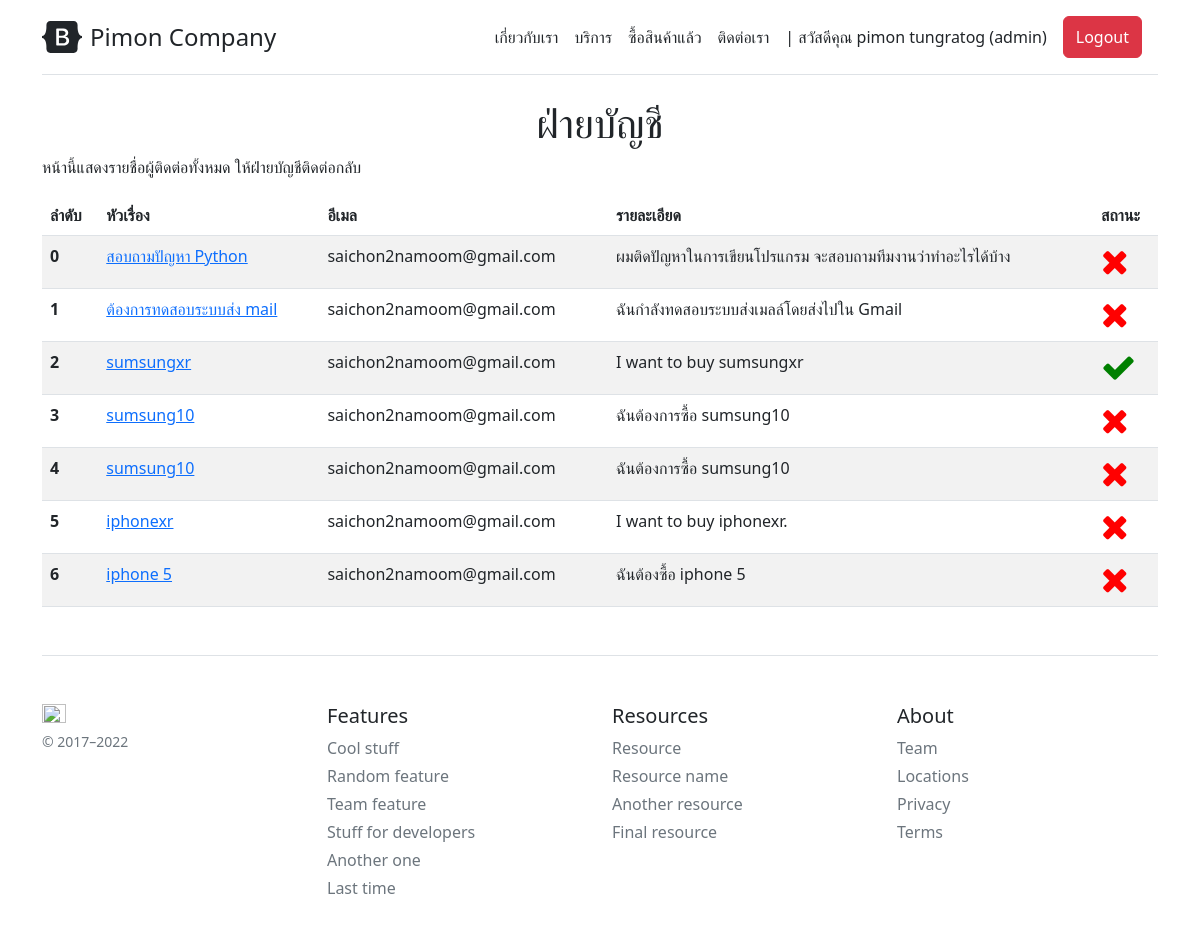
The page /accountant (signed in) on the database as committed earlier.
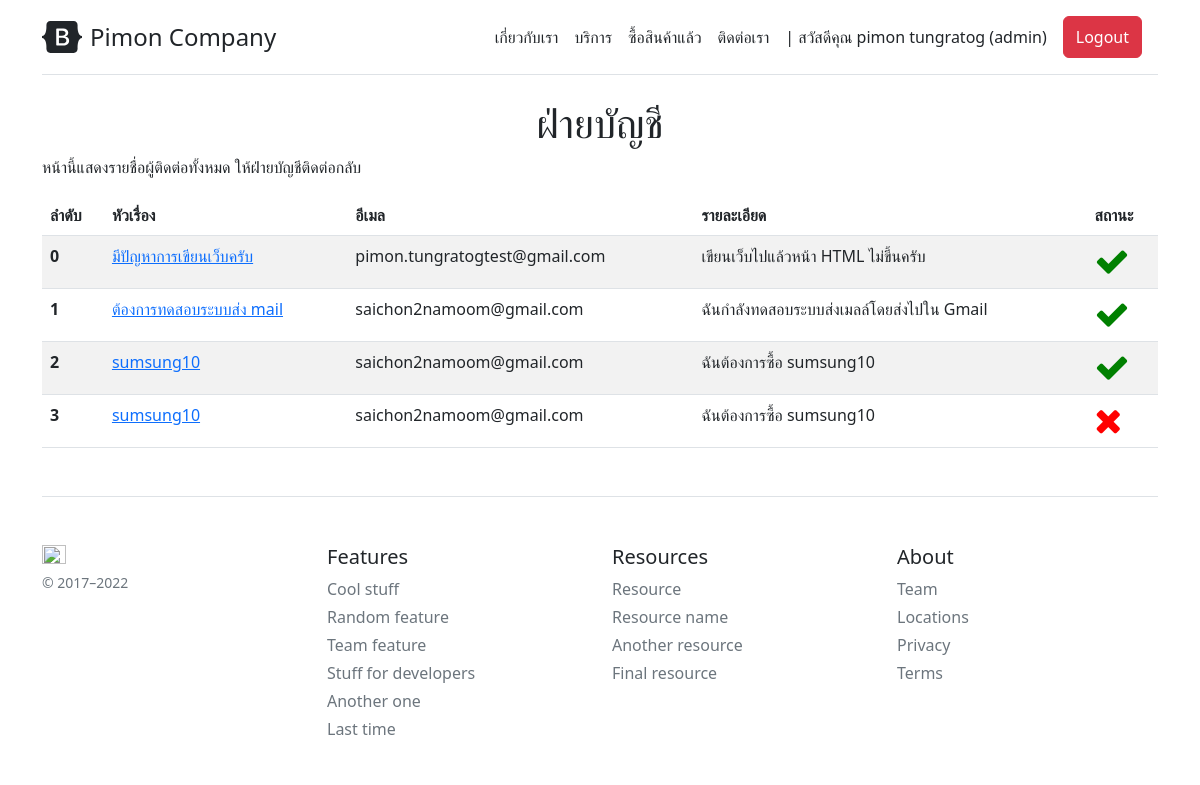
The same page on the database as committed later.
### company/models.py (models this page shows, shortened)
class Profile(models.Model):
    user = models.OneToOneField(User, on_delete=models.CASCADE)
    usertype = models.CharField(max_length=100, default='member')
    point = models.IntegerField(default=0)
    tel = models.CharField(max_length=20, null=True, blank=True)
    verified = models.BooleanField(default=False)
    verified_token = models.CharField(max_length=100, default='no token')

class ContactList(models.Model):
    title = models.CharField(max_length=400)
    email = models.CharField(max_length=200)
    detail = models.TextField(null=True, blank=True)
    complete = models.BooleanField(default=False)

### company/views.py (the view)
# urls.py: path('accountant', Accountant, name='accountant-page'),
@login_required
def Accountant(req):
	allow_user = ['accountant','admin']
	if req.user.profile.usertype not in allow_user:
		return redirect('home-page')
	allcontact = ContactList.objects.all().order_by('-id')
	context = {'allcontact':allcontact}
	return render(req, 'company/accountant.html', context)

### company/template/company/accountant.html (shortened to what this page needs)
{% extends 'company/base.html' %}
{% block content %}
<center>
    <h1>ฝ่ายบัญชี</h1>
</center>
    <p>
        หน้านี้แสดงรายชื่อผู้ติดต่อทั้งหมด ให้ฝ่ายบัญชีติดต่อกลับ
    </p>
<table class="table table-striped">
    <thead>
      <tr>
        <th scope="col">ลำดับ</th>
        <th scope="col">หัวเรื่อง</th>
        <th scope="col">อีเมล</th>
        <th scope="col">รายละเอียด</th>
        <th scope="col">สถานะ</th>
      </tr>
    </thead>
    <tbody>
    {% for contact in allcontact %}
      <tr>
        <th scope="row">{{forloop.counter0}}</th>
        <td><a href="{% url 'action-page' contact.id %}">{{contact.title}}</a></td>
        <td>{{contact.email}}</td>
        <td>{{contact.detail}}</td>
        {% if contact.complete == True %}
        <td><i class="fa fa-check" style="font-size:35px;color:green"></i></td>
        {% else %}
        <td><i class="fa fa-close" style="font-size:35px;color:red"></i></td>
        {% endif %}
      </tr>
    {% endfor %}
    </tbody>
  </table>
{% endblock content %}

### company/template/company/base.html (shortened to what this page needs)
{% load static %}
<!doctype html>
<html lang="en">
  <head>
<link href="{% static 'CSS/bootstrap.min.css' %}" rel="stylesheet">
    <link href="https://getbootstrap.com/docs/5.2/examples/pricing/pricing.css" rel="stylesheet">
    <link rel="stylesheet" href="https://cdnjs.cloudflare.com/ajax/libs/font-awesome/4.7.0/css/font-awesome.min.css">
  </head>
  <body>
<div class="container py-3">
  <header>
    <div class="d-flex flex-column flex-md-row align-items-center pb-3 mb-4 border-bottom">
      <a href="/" class="d-flex align-items-center text-dark text-decoration-none">
        <span class="fs-4">Pimon Company</span>
      </a>
        {% if user.profile.usertype == 'accountant' %}
          <nav class="d-inline-flex mt-2 mt-md-0 ms-md-auto">
            <a class="me-3 py-2 text-dark text-decoration-none" href="{% url 'accountant-page' %}">รายการติดต่อ</a>
          </nav>
        {% else %}
            <nav class="d-inline-flex mt-2 mt-md-0 ms-md-auto">
              <a class="me-3 py-2 text-dark text-decoration-none" href="{% url 'about-page' %}">เกี่ยวกับเรา</a>
              <a class="me-3 py-2 text-dark text-decoration-none" href="#">บริการ</a>
              <a class="me-3 py-2 text-dark text-decoration-none" href="#">ซื้อสินค้าแล้ว</a>
              <a class="me-3 py-2 text-dark text-decoration-none" href="{% url 'contact-page' %}">ติดต่อเรา</a>
            </nav>
        {% endif %}
        {% if user.is_authenticated %}
          <a class="me-3 py-2 text-dark text-decoration-none" href="{% url 'profile-page' %}">| สวัสดีคุณ {{user.first_name}} {{user.last_name}} ({{user.profile.usertype}})</a>
          <a class="me-3 py-2 text-dark text-decoration-none btn btn-danger text-white" href="{% url 'logout' %}">Logout</a>
        {% else %}
          <a class="me-3 py-2 text-dark text-decoration-none btn btn-primary text-white" href="{% url 'login' %}">Login</a>
        {% endif %}
    </div>
  </header>
  <main>
    {% block content %}
    {% endblock content %}
  </main>
  <footer class="pt-4 my-md-5 pt-md-5 border-top">
    <div class="row">
      <div class="col-12 col-md">
        <img class="mb-2" src="https://getbootstrap.com/docs/5.2/assets/brand/bootstrap-logo.svg" alt="" width="24" height="19">
        <small class="d-block mb-3 text-muted">&copy; 2017–2022</small>
      </div>
      <div class="col-6 col-md">
        <h5>Features</h5>
        <ul class="list-unstyled text-small">
          <li class="mb-1"><a class="link-secondary text-decoration-none" href="#">Cool stuff</a></li>
          <li class="mb-1"><a class="link-secondary text-decoration-none" href="#">Random feature</a></li>
          <li class="mb-1"><a class="link-secondary text-decoration-none" href="#">Team feature</a></li>
          <li class="mb-1"><a class="link-secondary text-decoration-none" href="#">Stuff for developers</a></li>
          <li class="mb-1"><a class="link-secondary text-decoration-none" href="#">Another one</a></li>
          <li class="mb-1"><a class="link-secondary text-decoration-none" href="#">Last time</a></li>
        </ul>
      </div>
      <div class="col-6 col-md">
        <h5>Resources</h5>
        <ul class="list-unstyled text-small">
          <li class="mb-1"><a class="link-secondary text-decoration-none" href="#">Resource</a></li>
          <li class="mb-1"><a class="link-secondary text-decoration-none" href="#">Resource name</a></li>
          <li class="mb-1"><a class="link-secondary text-decoration-none" href="#">Another resource</a></li>
          <li class="mb-1"><a class="link-secondary text-decoration-none" href="#">Final resource</a></li>
        </ul>
      </div>
      <div class="col-6 col-md">
        <h5>About</h5>
        <ul class="list-unstyled text-small">
          <li class="mb-1"><a class="link-secondary text-decoration-none" href="#">Team</a></li>
          <li class="mb-1"><a class="link-secondary text-decoration-none" href="#">Locations</a></li>
          <li class="mb-1"><a class="link-secondary text-decoration-none" href="#">Privacy</a></li>
          <li class="mb-1"><a class="link-secondary text-decoration-none" href="#">Terms</a></li>
        </ul>
      </div>
    </div>
  </footer>
</div>
  </body>
</html>

Rows that differ between the two databases and show on the page:
removed ContactList: title "สอบถามปัญหา Python", email "saichon2namoom@gmail.com", detail "ผมติดปัญหาในการเขียนโปรแกรม จะสอบถามทีมงานว่าทำอะไรได้บ้าง", complete False (drawn)
removed ContactList: title "sumsungxr", email "saichon2namoom@gmail.com", detail "I want to buy sumsungxr", complete True (drawn)
removed ContactList: title "iphonexr", email "saichon2namoom@gmail.com", detail "I want to buy iphonexr.", complete False (drawn)
removed ContactList: title "iphone 5", email "saichon2namoom@gmail.com", detail "ฉันต้องซื้อ iphone 5", complete False (drawn)
added ContactList: title "มีปัญหาการเขียนเว็บครับ", email "pimon.tungratogtest@gmail.com", detail "เขียนเว็บไปแล้วหน้า HTML ไม่ขี้นครับ", complete True (drawn)
changed ContactList "ต้องการทดสอบระบบส่ง mail": complete False → True (drawn)
changed ContactList (number 3 of 4 on the later page): complete False → True (drawn)
